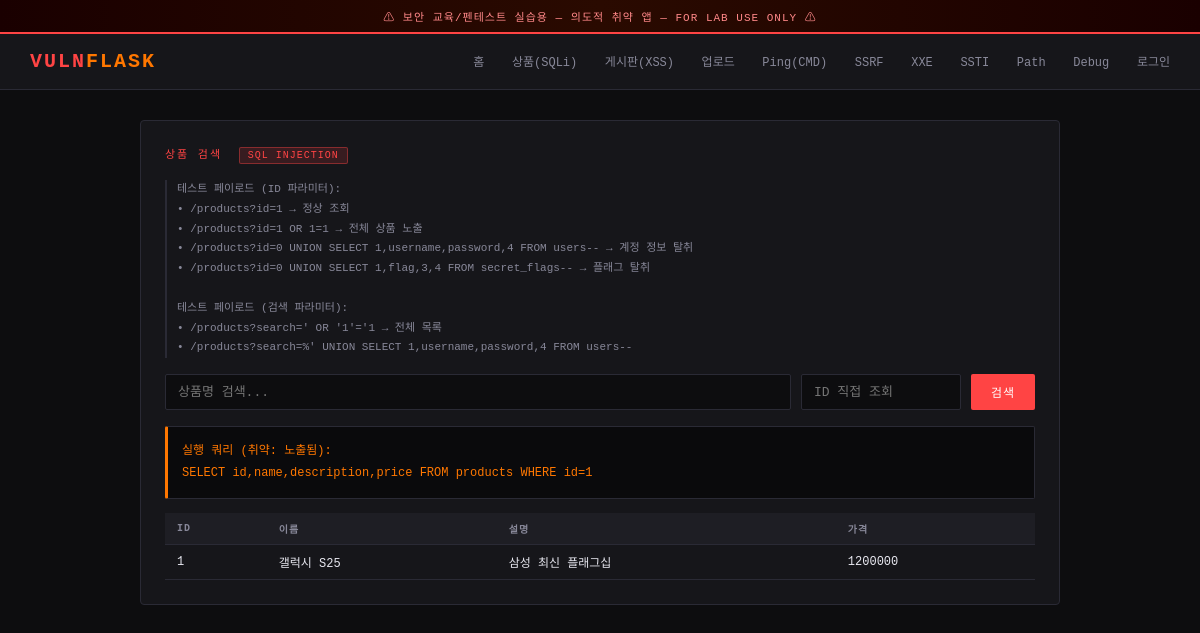
Page /products?id=1 on the committed database.
### tables this page shows
CREATE TABLE products (
            id          INTEGER PRIMARY KEY AUTOINCREMENT,
            name        TEXT NOT NULL,
            description TEXT,
            price       INTEGER
        );

### app.py (the view, shortened to what this page needs)
@app.route("/products")
def products():
    search = request.args.get("search", "")
    product_id = request.args.get("id", "")
    results = []
    query_shown = ""
    error = None
    conn = get_db()
    c = conn.cursor()
    if product_id:
        query_shown = f"SELECT id,name,description,price FROM products WHERE id={product_id}"
        try:
            c.execute(query_shown)
            results = c.fetchall()
        except Exception as e:
            error = str(e)
    else:
        c.execute("SELECT id,name,description,price FROM products")
        results = c.fetchall()
    conn.close()
    return render_template("products.html",
                           results=results,
                           query=query_shown,
                           search=search,
                           error=error)

### app.py (called while the page is built)
def get_db():
    return sqlite3.connect(DB_PATH)

### templates/products.html (shortened to what this page needs)
{% extends "base.html" %}
{% block content %}
<div class="card">
  <div class="card-title">상품 검색 <span class="vuln-badge">SQL Injection</span></div>
  <div class="hint">
    테스트 페이로드 (ID 파라미터):<br>
    • <code>/products?id=1</code> → 정상 조회<br>
    • <code>/products?id=1 OR 1=1</code> → 전체 상품 노출<br>
    • <code>/products?id=0 UNION SELECT 1,username,password,4 FROM users--</code> → 계정 정보 탈취<br>
    • <code>/products?id=0 UNION SELECT 1,flag,3,4 FROM secret_flags--</code> → 플래그 탈취<br><br>
    테스트 페이로드 (검색 파라미터):<br>
    • <code>/products?search=' OR '1'='1</code> → 전체 목록<br>
    • <code>/products?search=%' UNION SELECT 1,username,password,4 FROM users--</code>
  </div>
  <form method="GET" style="display:flex;gap:10px;margin-bottom:16px;">
    <input type="text" name="search" placeholder="상품명 검색..." value="{{ search }}" style="flex:1;">
    <input type="text" name="id" placeholder="ID 직접 조회" style="width:160px;">
    <button type="submit" class="btn">검색</button>
  </form>
  {% if query %}
  <div class="output err">실행 쿼리 (취약: 노출됨):
{{ query }}</div>
  {% endif %}
  {% if results %}
  <table style="margin-top:14px;">
    <tr><th>ID</th><th>이름</th><th>설명</th><th>가격</th></tr>
    {% for r in results %}
    <tr>
      <td>{{ r[0] }}</td>
      <td>{{ r[1] | safe }}</td>
      <td>{{ r[2] | safe }}</td>
      <td>{{ r[3] | safe }}</td>
    </tr>
    {% endfor %}
  </table>
  {% else %}
  <div style="color:var(--muted);font-size:12px;margin-top:10px;">검색 결과 없음</div>
  {% endif %}
</div>
{% endblock %}

### templates/base.html (style rules this page uses)
*,*::before,*::after { box-sizing:border-box;margin:0;padding:0 }
:root { --bg:#0d0d0f;--surface:#16161a;--surface2:#1e1e24; --border:#2a2a35;--accent:#ff4444;--accent2:#ff7700; --green:#00ff88;--text:#e8e8f0;--muted:#888899; --font:'Courier New',monospace; }
body { background:var(--bg);color:var(--text);font-family:var(--font);min-height:100vh; }
.card { background:var(--surface);border:1px solid var(--border);border-radius:4px;padding:24px;margin-bottom:20px; }
.card-title { font-size:11px;letter-spacing:2px;color:var(--accent);text-transform:uppercase;margin-bottom:16px; }
.vuln-badge { display:inline-block;background:rgba(255,68,68,.15);border:1px solid rgba(255,68,68,.4);color:var(--accent);font-size:10px;padding:2px 8px;border-radius:2px;margin-left:8px;letter-spacing:1px; }
input[type=text],input[type=password],input[type=email],input[type=number],textarea,select { width:100%;background:var(--bg);border:1px solid var(--border);color:var(--text);padding:9px 12px;font-family:var(--font);font-size:13px;border-radius:2px;outline:none;transition:border-color .2s; }
.btn { display:inline-block;background:var(--accent);color:#fff;border:none;padding:9px 20px;font-family:var(--font);font-size:12px;letter-spacing:1px;cursor:pointer;border-radius:2px;text-decoration:none;transition:background .2s; }
.output { background:#0a0a0c;border:1px solid var(--border);border-left:3px solid var(--accent);padding:14px;font-size:12px;line-height:1.8;white-space:pre-wrap;word-break:break-all;border-radius:2px;margin-top:14px;color:var(--green); }
.output.err { border-left-color:var(--accent2);color:var(--accent2); }
.hint { font-size:11px;color:var(--muted);border-left:2px solid var(--border);padding-left:10px;line-height:1.8;margin-bottom:16px; }
table { width:100%;border-collapse:collapse;font-size:12px; }
th { background:var(--surface2);color:var(--muted);padding:8px 12px;text-align:left;font-size:10px;letter-spacing:1px;border-bottom:1px solid var(--border); }
td { padding:8px 12px;border-bottom:1px solid var(--border); }

### rows in the picture
products: id "1", name "갤럭시 S25", description "삼성 최신 플래그십", price "1200000"

### other values in the picture
{{ query }} "SELECT id,name,description,price FROM products WHERE id=1"
